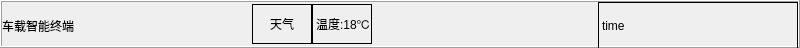
    <widget class="QFrame" name="frame_header">
     <property name="minimumSize">
      <size>
       <width>800</width>
       <height>48</height>
      </size>
     </property>
     <property name="maximumSize">
      <size>
       <width>800</width>
       <height>48</height>
      </size>
     </property>
     <property name="frameShape">
      <enum>QFrame::Box</enum>
     </property>
     <property name="frameShadow">
      <enum>QFrame::Raised</enum>
     </property>
     <layout class="QHBoxLayout" name="horizontalLayout">
      <property name="spacing">
       <number>0</number>
      </property>
      <property name="leftMargin">
       <number>0</number>
      </property>
      <property name="topMargin">
       <number>0</number>
      </property>
      <property name="rightMargin">
       <number>0</number>
      </property>
      <property name="bottomMargin">
       <number>0</number>
      </property>
      <item>
       <widget class="QLabel" name="label_title">
        <property name="minimumSize">
         <size>
          <width>250</width>
          <height>48</height>
         </size>
        </property>
        <property name="maximumSize">
         <size>
          <width>250</width>
          <height>48</height>
         </size>
        </property>
        <property name="frameShape">
         <enum>QFrame::Box</enum>
        </property>
        <property name="frameShadow">
         <enum>QFrame::Plain</enum>
        </property>
        <property name="lineWidth">
         <number>0</number>
        </property>
        <property name="text">
         <string>车载智能终端</string>
        </property>
       </widget>
      </item>
      <item>
       <widget class="QLabel" name="label_weather">
        <property name="minimumSize">
         <size>
          <width>60</width>
          <height>40</height>
         </size>
        </property>
        <property name="maximumSize">
         <size>
          <width>60</width>
          <height>40</height>
         </size>
        </property>
        <property name="styleSheet">
         <string notr="true"/>
        </property>
        <property name="frameShape">
         <enum>QFrame::Panel</enum>
        </property>
        <property name="text">
         <string>天气</string>
        </property>
        <property name="alignment">
         <set>Qt::AlignCenter</set>
        </property>
       </widget>
      </item>
      <item>
       <widget class="QLabel" name="label_temperature">
        <property name="minimumSize">
         <size>
          <width>60</width>
          <height>40</height>
         </size>
        </property>
        <property name="maximumSize">
         <size>
          <width>60</width>
          <height>40</height>
         </size>
        </property>
        <property name="styleSheet">
         <string notr="true"/>
        </property>
        <property name="frameShape">
         <enum>QFrame::Panel</enum>
        </property>
        <property name="text">
         <string>温度:18℃</string>
        </property>
       </widget>
      </item>
      <item>
       <spacer name="horizontalSpacer_4">
        <property name="orientation">
         <enum>Qt::Horizontal</enum>
        </property>
        <property name="sizeHint" stdset="0">
         <size>
          <width>128</width>
          <height>20</height>
         </size>
        </property>
       </spacer>
      </item>
      <item>
       <widget class="QLabel" name="label_time">
        <property name="minimumSize">
         <size>
          <width>200</width>
          <height>48</height>
         </size>
        </property>
        <property name="maximumSize">
         <size>
          <width>200</width>
          <height>48</height>
         </size>
        </property>
        <property name="layoutDirection">
         <enum>Qt::LeftToRight</enum>
        </property>
        <property name="frameShape">
         <enum>QFrame::Box</enum>
        </property>
        <property name="text">
         <string>time</string>
        </property>
       </widget>
      </item>
     </layout>
    </widget>
